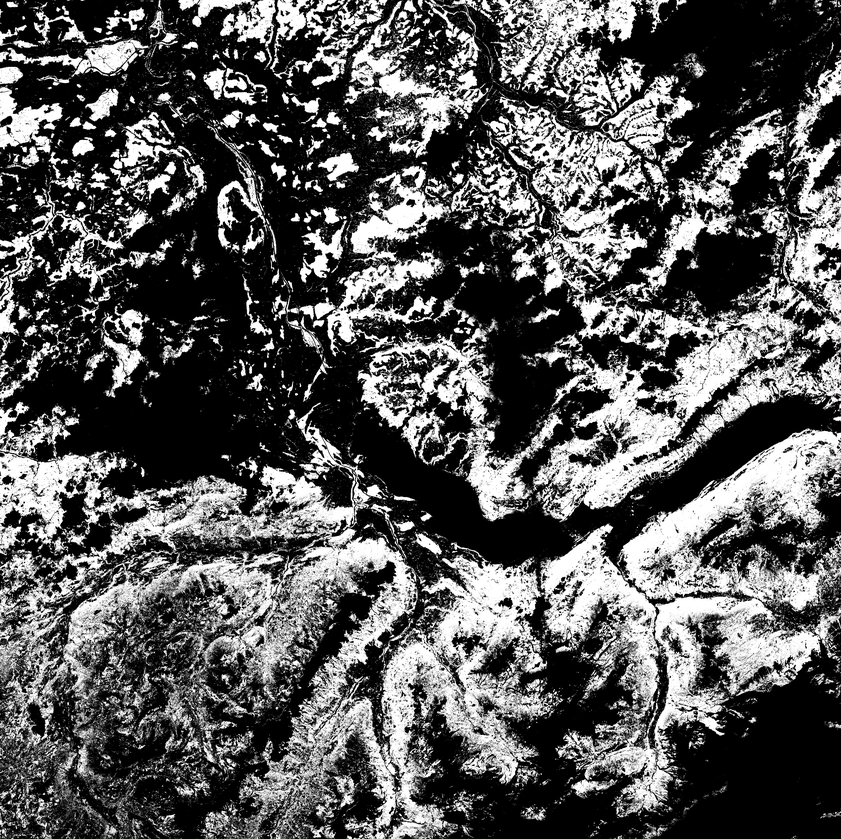
#> input picture Lab2/L2W2/outputs/01-01-forest.png, 841 x 839 px, shrunk from 2870 x 2861 before the run, given in place of test_data.tif, which was not available
$ jupyter execute L2W4.ipynb   (text cells are left out)
#> lines starting #> are read from the running program, lines starting #| are printed output that depends on the picture; after the words box and inside, x2 and y2 are one past the last pixel; in counts of white or black regions, pixels touching at a corner belong together; pictures that were not available may be replaced by others from this repository, and a replacement may not be noted
[cell 1]
# Rodrigo Caye Daudt
# rodrigo.cayedaudt@geod.baug.ethz.ch
# 05/2021

import numpy as np
from skimage import io
import os
from sklearn.metrics import confusion_matrix
import sys
from pprint import pprint

if not os.path.exists('./outputs'):
    os.mkdir('./outputs')

print('Imports OK')

[cell 2]
# Load images and vectorize

# Ground truth and mask of valid labelled pixels
gt = io.imread('data/test_data.tif')
#> gt is the input picture: shape (839, 841); min 0, max 255, mean 88.6
valid_mask = gt > 0
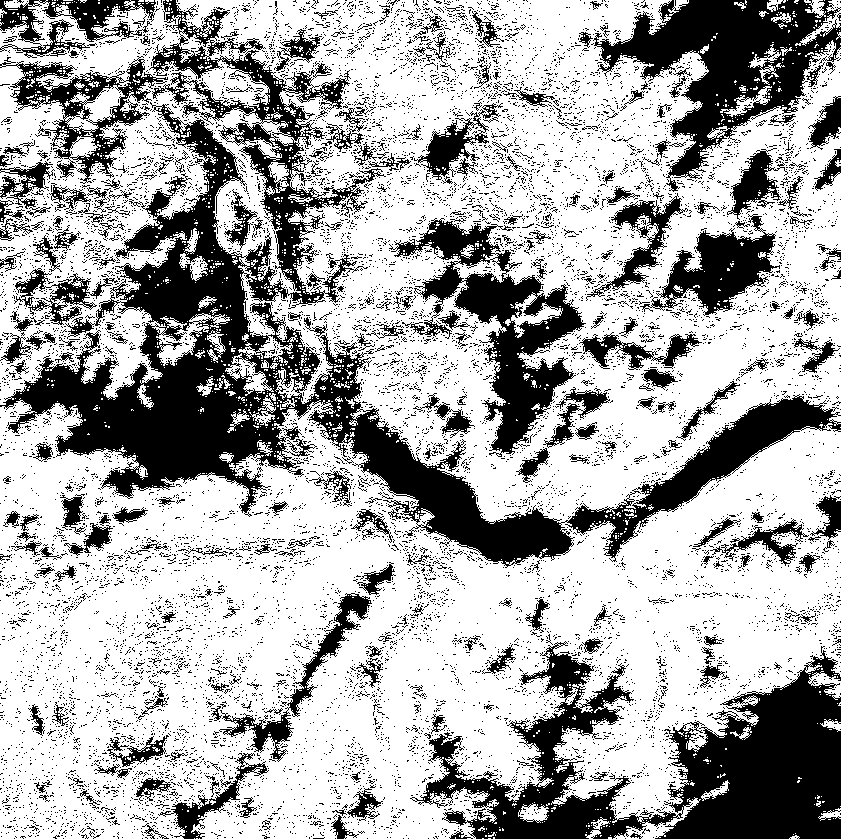
#> valid_mask: shape (839, 841) bool; 67.4% white; 11420 black regions (11115 under 20 px), largest, box (x1, y1, x2, y2) and area: (0, 0, 841, 568) 76890, (410, 641, 841, 839) 35362, (593, 0, 841, 192) 18027

# Bayes result from L2W2
bayes = io.imread('../L2W2/outputs/02-max_likelihood.png')
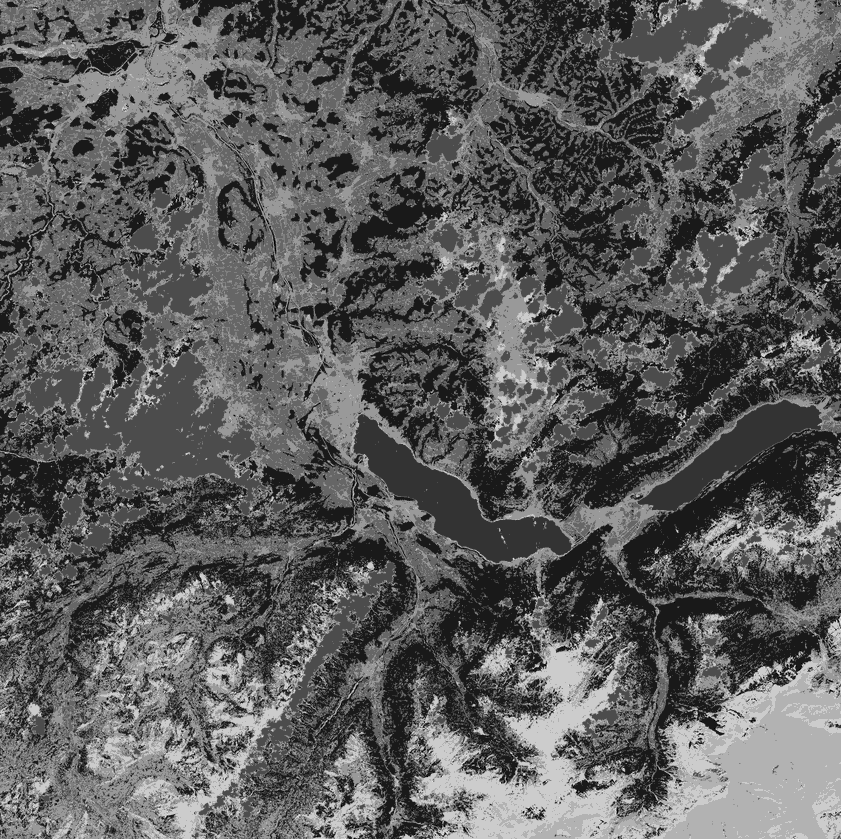
#> input picture Lab2/L2W2/outputs/02-max_likelihood.png, 841 x 839 px, shrunk from 2870 x 2861 before the run
#> bayes is the input picture: shape (839, 841); min 0, max 10, mean 3.66

# SVM result from L2W2
svm = io.imread('../L2W2/outputs/04-svm.png')
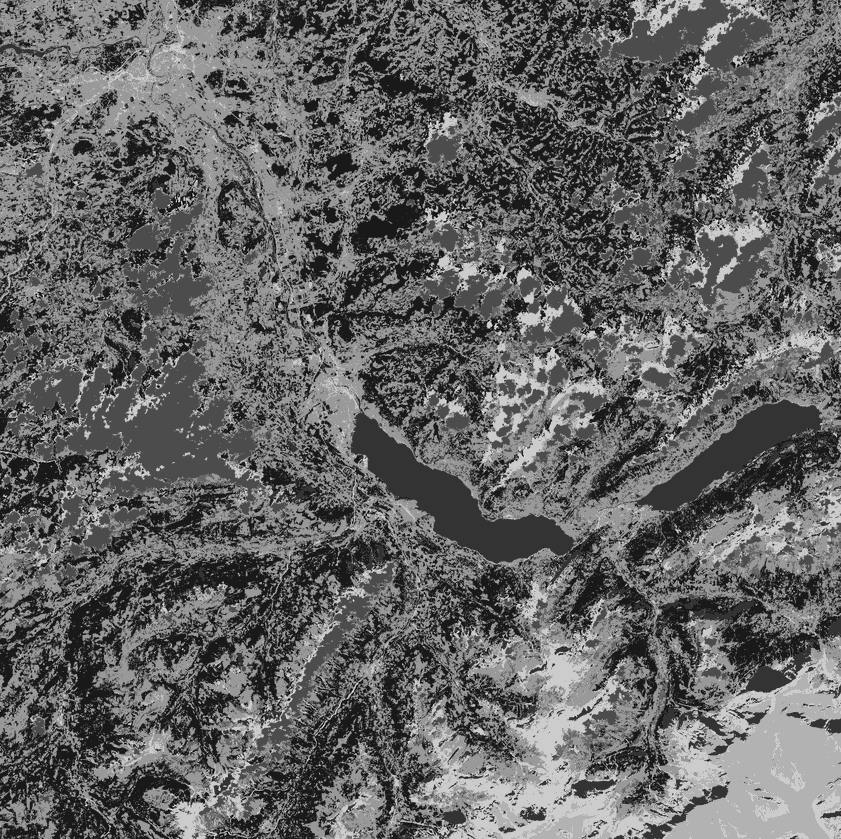
#> input picture Lab2/L2W2/outputs/04-svm.png, 841 x 839 px, shrunk from 2870 x 2861 before the run
#> svm is the input picture: shape (839, 841); min 0, max 10, mean 3.97

# Extract valid pixels
gt_vec = gt[valid_mask]
bayes_vec = bayes[valid_mask]
svm_vec = svm[valid_mask]

print('Loading images OK')

[cell 3]
bayes_vec.shape
svm_vec.shape
gt_vec.shape
#> Out = (475573,)

[cell 4]
gt_vec, bayes_vec, np.unique(gt_vec, return_counts=True)

[cell 5]
# Compute confusion matrices using sklearn.metrics.confusion_matrix
# https://scikit-learn.org/stable/modules/generated/sklearn.metrics.confusion_matrix.html
# Do not mix y_true and y_pred

cm_bayes = confusion_matrix(gt_vec, bayes_vec, labels=[i for i in range(1, 9)])
cm_svm = confusion_matrix(gt_vec, svm_vec, labels=[i for i in range(1, 9)])
# Confusion matrices are indexed so that you can access values using cm[true_label-1, pred_label-1]

print('Confusion matrices OK')
cm_bayes, cm_svm

[cell 6]
eps = 1e-8
# Calculate producer's, user's, and overall accuracy
# np.diag and np.sum(array, axis=axis) are useful here

# Number of annotated examples per class (TP + FN)
gt_per_class = np.sum(cm_bayes, axis=1) # same for both classes
#> gt_per_class = [24874, 14697, 10387, 7330, 5233, 4275, 3814, 3484]

# True positives per class (TP)
true_positives_bayes = np.diag(cm_bayes)
#> true_positives_bayes = [0, 77, 880, 2636, 1183, 1018, 292, 286]
true_positives_svm = np.diag(cm_svm)
#> true_positives_svm = [1468, 928, 1405, 958, 836, 1449, 265, 118]

# Number of total predictions per class (TP + FP)
pred_per_class_bayes = np.sum(cm_bayes, axis=0)
#> pred_per_class_bayes = [0, 328, 5638, 25360, 15555, 16235, 4558, 6420]
pred_per_class_svm = np.sum(cm_svm, axis=0)
#> pred_per_class_svm = [5355, 5056, 9584, 9457, 11262, 24327, 4827, 3916]


# Overall accuracy (one value per classifier)
overall_accuracy_bayes = np.sum(true_positives_bayes) / (np.sum(pred_per_class_bayes) + eps)
#> overall_accuracy_bayes = 0.086
overall_accuracy_svm = np.sum(true_positives_svm) / (np.sum(pred_per_class_svm) + eps)
#> overall_accuracy_svm = 0.101

# Producer's accuracy (one value per class per classifier)
producers_accuracy_bayes = np.diag(cm_bayes) / (np.sum((cm_bayes), axis=1) + eps)
#> producers_accuracy_bayes = [0, 0.00524, 0.0847, 0.36, 0.226, 0.238, 0.0766, 0.0821]
producers_accuracy_svm = np.diag(cm_svm) / (np.sum((cm_svm), axis=0) + eps)
#> producers_accuracy_svm = [0.274, 0.184, 0.147, 0.101, 0.0742, 0.0596, 0.0549, 0.0301]

# User's accuracy (one value per class per classifier)
users_accuracy_bayes = np.diag(cm_bayes) / (np.sum((cm_bayes), axis=1) + eps)
#> users_accuracy_bayes has the same summary as producers_accuracy_bayes
users_accuracy_svm = np.diag(cm_svm) / (np.sum((cm_svm), axis=1) + eps)
#> users_accuracy_svm = [0.0592, 0.0634, 0.136, 0.131, 0.161, 0.34, 0.0698, 0.0341]


print('Metrics OK')

[cell 7]
pred_per_class_bayes
np.sum((1- producers_accuracy_bayes) * (1 - users_accuracy_bayes))
users_accuracy_bayes, producers_accuracy_bayes
#> Out = ([0, 0.00524, 0.0847, 0.36, 0.226, 0.238, 0.0766, 0.0821], [0, 0.00524, 0.0847, 0.36, 0.226, 0.238, 0.0766, 0.0821])

[cell 8]
(0.876 - 0.012) / (1 - 0.012),np.sum( np.tril(cm_bayes), axis=0)
#> Out = (0.874, [0, 193, 1622, 8456, 3873, 2867, 575, 286])
